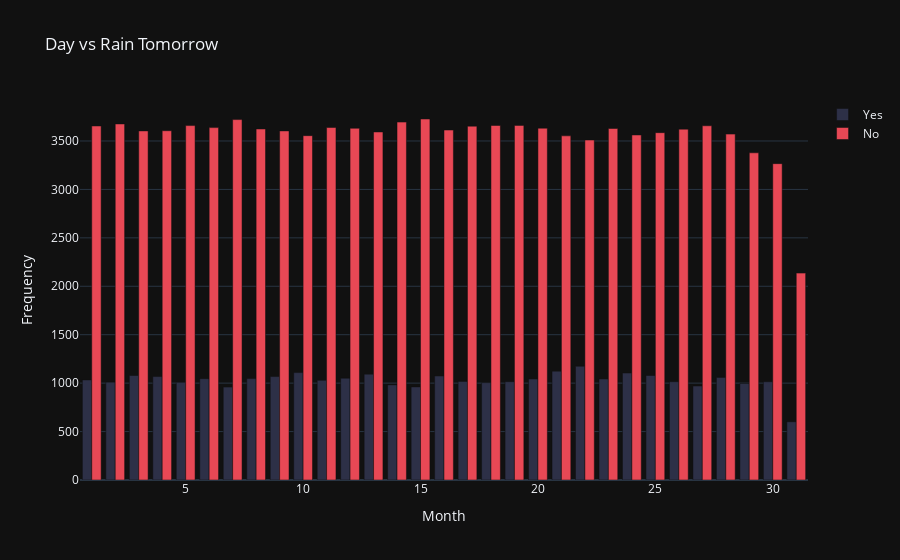

Notebook code for this chart:
### Code cell
day = df_clean['Day']
year_rain_ds['day'] = day
day_rain_ds = year_rain_ds.drop('year', axis=1)
day_yes = day_rain_ds[day_rain_ds['rain_tommorow'] == 'Yes']
day_no = day_rain_ds[day_rain_ds['rain_tommorow'] == 'No']

fig = go.Figure()
fig.add_trace(go.Bar(x=day_yes['day'].value_counts().keys(), 
                     y=day_yes['day'].value_counts(), 
                     name='Yes', marker=dict(color='#2D3047')))
fig.add_trace(go.Bar(x=day_no['day'].value_counts().keys(), 
                     y=day_no['day'].value_counts(), 
                     name='No', marker=dict(color='#E84855')))
fig.update_layout(title="Day vs Rain Tomorrow", template = "plotly_dark", xaxis=dict(
    title="Month"
), yaxis=dict(
    title='Frequency'
))

### Figure 1 — Plotly figure (JSON) as saved in the notebook; plotly's stock layout.template omitted (floating-point values rounded to 4 significant figures)
{"data": [{"marker": {"color": "#2D3047"}, "name": "Yes", "type": "bar", "x": [22, 21, 10, 24, 13, 25, 3, 16, 9, 4, 28, 12, 8, 6, 23, 20, 1, 11, 17, 19, 26, 30, 2, 5, 18, 29, 14, 27, 15, 7, 31], "y": [1174, 1124, 1109, 1104, 1093, 1079, 1079, 1074, 1068, 1068, 1059, 1051, 1047, 1046, 1043, 1043, 1033, 1029, 1018, 1015, 1015, 1014, 1010, 1008, 1005, 996, 982, 970, 961, 959, 601]}, {"marker": {"color": "#E84855"}, "name": "No", "type": "bar", "x": [15, 7, 14, 2, 19, 18, 5, 27, 1, 17, 11, 6, 20, 12, 23, 8, 26, 16, 4, 9, 3, 13, 25, 28, 24, 10, 21, 22, 29, 30, 31], "y": [3727, 3721, 3695, 3676, 3661, 3660, 3659, 3657, 3655, 3653, 3639, 3638, 3632, 3631, 3629, 3624, 3622, 3613, 3606, 3604, 3604, 3593, 3586, 3571, 3562, 3555, 3553, 3510, 3378, 3266, 2136]}], "layout": {"title": {"text": "Day vs Rain Tomorrow"}, "xaxis": {"title": {"text": "Month"}}, "yaxis": {"title": {"text": "Frequency"}}}}
